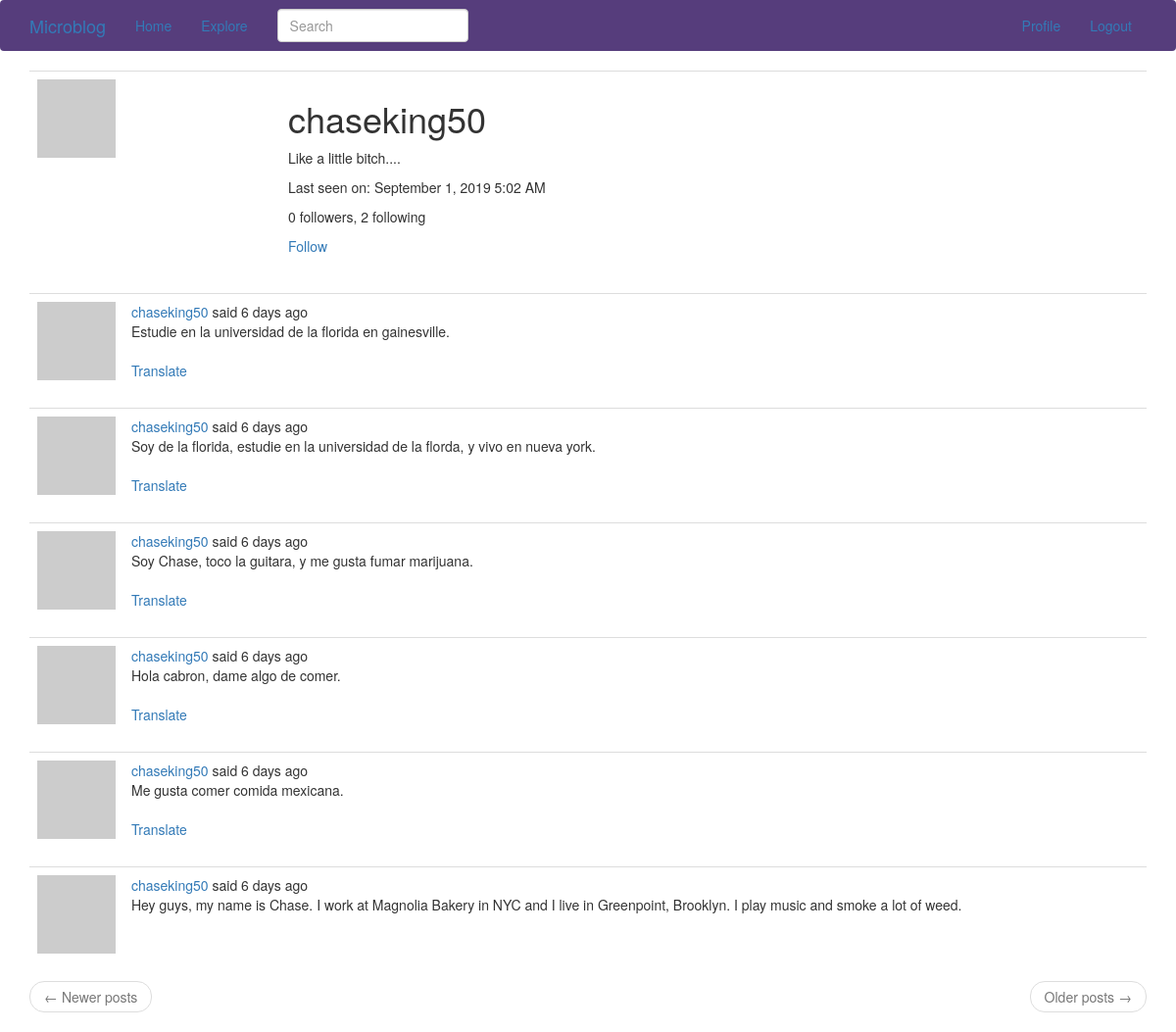
The page /user/chaseking50 (signed in) on the database as committed earlier.
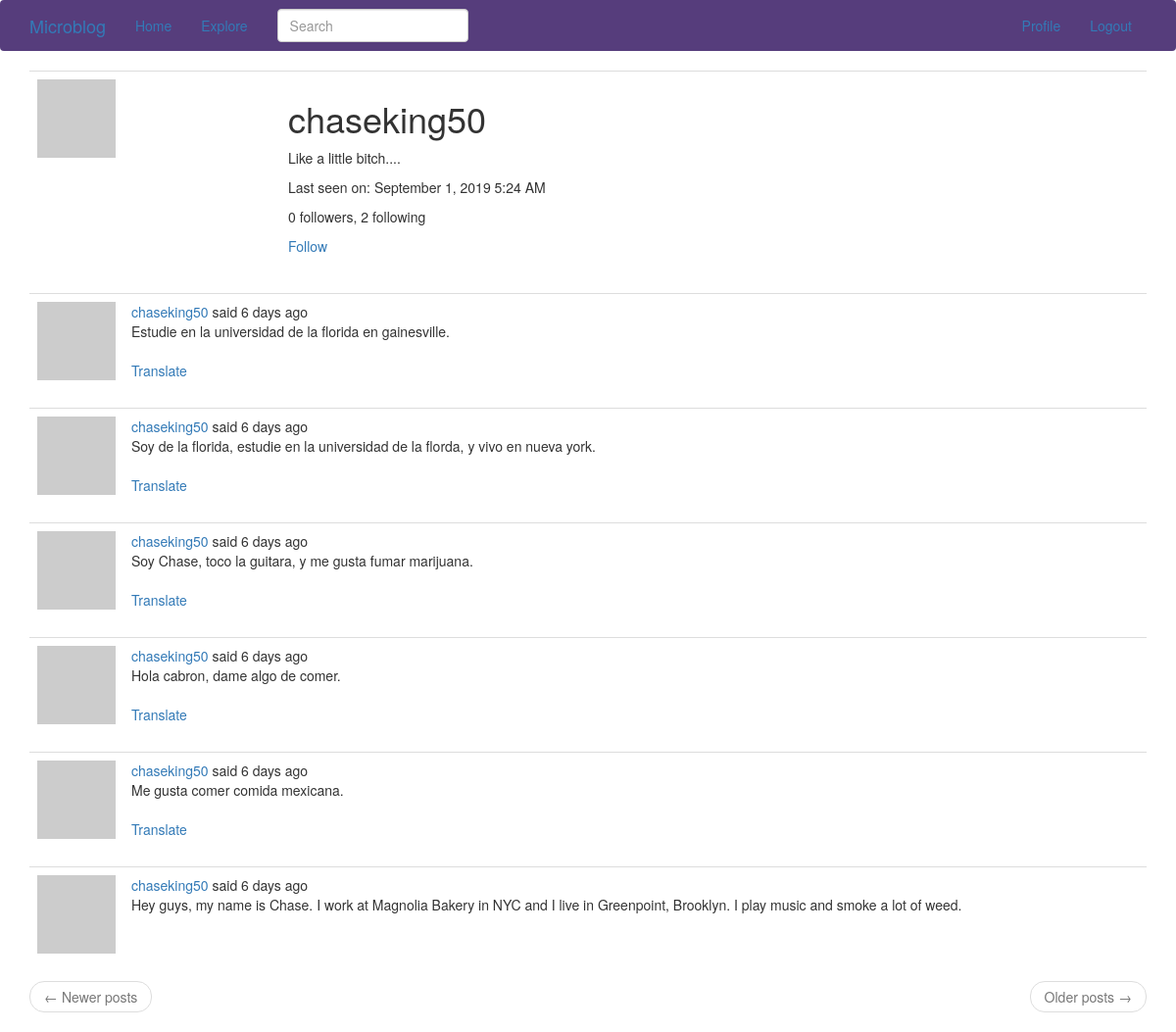
The same page on the database as committed later.
### app/models.py (models this page shows, shortened)
class User(UserMixin, db.Model):
    id = db.Column(db.Integer, primary_key=True)
    username = db.Column(db.String(64), index=True, unique=True)
    email = db.Column(db.String(120), index=True, unique=True)
    password_hash = db.Column(db.String(128))
    posts = db.relationship('Post', backref='author', lazy='dynamic')
    about_me = db.Column(db.String(140))
    last_seen = db.Column(db.DateTime, default=datetime.utcnow)
    followed = db.relationship(
        'User', secondary=followers,
        primaryjoin=(followers.c.follower_id == id),
        secondaryjoin=(followers.c.followed_id == id),
        backref=db.backref('followers', lazy='dynamic'), lazy='dynamic')
    def avatar(self, size):
        digest = md5(self.email.lower().encode('utf-8')).hexdigest()
        return 'https://www.gravatar.com/avatar/{}?d=identicon&s={}'.format(
            digest, size)
    def is_following(self, user):
        return self.followed.filter(
            followers.c.followed_id == user.id).count() > 0

### app/main/routes.py (the view)
@bp.route('/user/<username>')
@login_required
def user(username):
    user = User.query.filter_by(username=username).first_or_404()
    page = request.args.get('page', 1, type=int)
    posts = user.posts.order_by(Post.timestamp.desc()).paginate(
        page, current_app.config['POSTS_PER_PAGE'], False)
    next_url = url_for('main.user', username=user.username, page=posts.next_num) \
        if posts.has_next else None
    prev_url = url_for('main.user', username=user.username, page=posts.prev_num) \
        if posts.has_prev else None
    return render_template('user.html', user=user, posts=posts.items,
                           next_url=next_url, prev_url=prev_url)

### app/main/forms.py
class SearchForm(FlaskForm):
    q = StringField(_l('Search'), validators=[DataRequired()])
    def __init__(self, *args, **kwargs):
        if 'formdata' not in kwargs:
            kwargs['formdata'] = request.args
        if 'csrf_enabled' not in kwargs:
            kwargs['csrf_enabled'] = False
        super(SearchForm, self).__init__(*args, **kwargs)

### app/main/routes.py (called while the page is built)
@bp.before_app_request
def before_request():
    if current_user.is_authenticated:
        current_user.last_seen = datetime.utcnow()
        db.session.commit()
        g.search_form = SearchForm()
    g.locale = str(get_locale())

### app/models.py (called while the page is built)
@login.user_loader
def load_user(id):
    return User.query.get(int(id))

    @classmethod
    def before_commit(cls, session):
        session._changes = {
            'add': list(session.new),
            'update': list(session.dirty),
            'delete': list(session.deleted)
        }

### app/templates/user.html
{% extends "base.html" %}
{% block app_content %}
  <table class="table table-hover">
    <tr>
      <td width="256px"><img src="{{ user.avatar(256) }}" alt="avatar"></td>
      <td>
        <h1>{{ user.username }}</h1>
        {% if user.about_me %}
          <p>{{ user.about_me }}</p>
        {% endif %}
        {% if user.last_seen %}
          <p>{{ _('Last seen on') }}: {{ moment(user.last_seen).format('LLL') }}</p>
        {% endif %}
        <p>{{ _('%(count)d followers', count=user.followers.count()) }}, {{ _('%(count)d following', count=user.followed.count()) }}</p>
        {% if user == current_user %}
          <p><a href="{{ url_for('main.edit_profile') }}">{{ _('Edit your profile') }}</a></p>
        {% elif not current_user.is_following(user) %}
          <p><a href="{{ url_for('main.follow', username=user.username) }}">{{ _('Follow') }}</a></p>
        {% else %}
          <p><a href="{{ url_for('main.unfollow', username=user.username) }}">{{ _('Unfollow') }}</a></p>
        {% endif %}
      </td>
    </tr>
  </table>
  {% for post in posts %}
    {% include '_post.html' %}
  {% endfor %}
  <nav aria-label="...">
    <ul class="pager">
      <li class="previous{% if not prev_url %} disabled{% endif %}">
        <a href="{{ prev_url or '#' }}">
          <span aria-hidden="true">&larr;</span> {{ _('Newer posts') }}
        </a>
      </li>
      <li class="next{% if not next_url %} disabled{% endif %}">
        <a href="{{ next_url or '#' }}">
          {{ _('Older posts') }} <span aria-hidden="true">&rarr;</span>
        </a>
      </li>
    </ul>
  </nav>
{% endblock %}

Rows that differ between the two databases and show on the page:
changed User "chaseking50": last_seen "September 1, 2019 5:02 AM" → "September 1, 2019 5:24 AM"
